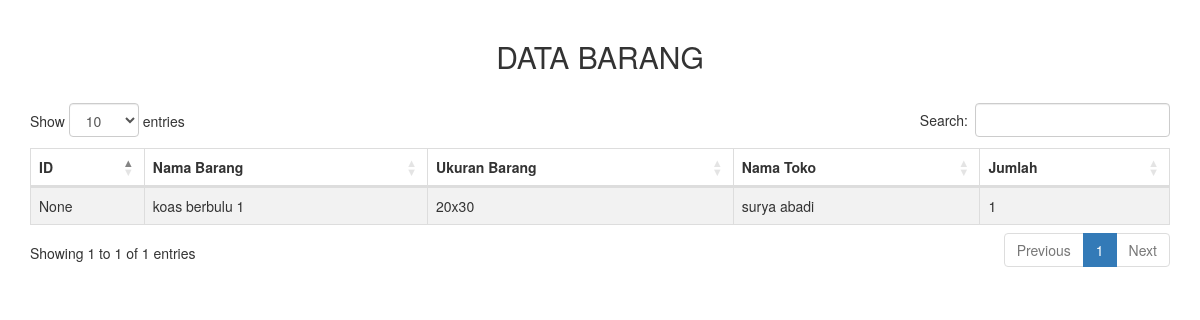
The page /barang/6/ on the database as committed earlier.
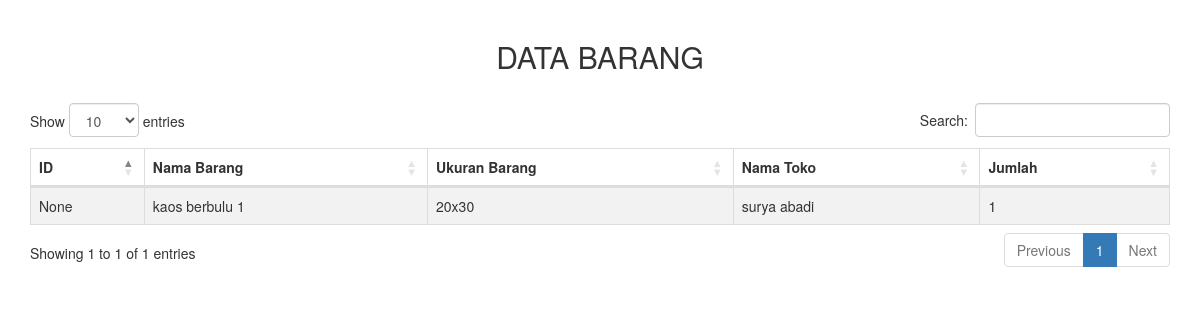
The same page on the database as committed later.
### barang/models.py (models this page shows)
class Online(models.Model):
    nomor_id = models.CharField(max_length =5, null=True,blank=False)
    nama_barang = models.CharField(max_length=240, null=True,blank=False)
    ukuran_barang = models.CharField(max_length=6, null=True,blank=False)
    nama_toko = models.CharField(max_length=100, null=True,blank=False)
    jumlah_barang = models.IntegerField(null=True,blank=False)

### barang/views.py (the view)
# urls.py: path('<id>/', views.detail),
def detail(req, id):
    task = models.Online.objects.filter(pk=id).first()
    return render(req, 'barang/detail.html',
    { 'data' : task,
    })

### barang/templates/barang/detail.html (shortened to what this page needs)
<!DOCTYPE html>
<html lang="en">
<head>
    <link rel="stylesheet" type="text/css" href="https://maxcdn.bootstrapcdn.com/bootstrap/3.3.7/css/bootstrap.min.css">
    <link rel="stylesheet" type="text/css" href="https://cdn.datatables.net/1.10.16/css/dataTables.bootstrap4.min.css">
</head>
<body>
    <div class="container" style="margin-top: 20px">
        <div class="row">
            <div class="col-md-12">
                <h2 style="text-align: center;margin-bottom: 30px">DATA BARANG</h2>
                <table id="table_id" class="table table-striped table-bordered" cellspacing="0" width="100%">
                    <thead>
                        <tr>
                            <th>ID</th>
                            <th>Nama Barang</th>
                            <th>Ukuran Barang</th>
                            <th>Nama Toko</th>
                            <th>Jumlah</th>
                        </tr>
                    </thead>
                    <tbody>
                        <tr>
                            <td>{{data.nomor_id}}</td>
                            <td>{{data.nama_barang}}</td>
                            <td>{{data.ukuran_barang}}</td>
                            <td>{{data.nama_toko}}</td>
                            <td>{{data.jumlah_barang}}</td>
                        </tr>
                    </tbody>
                </table>
            </div>
        </div>
    </div>
</body>
</html>

Rows that differ between the two databases and show on the page:
changed Online "None": nama_barang "koas berbulu 1" → "kaos berbulu 1"
